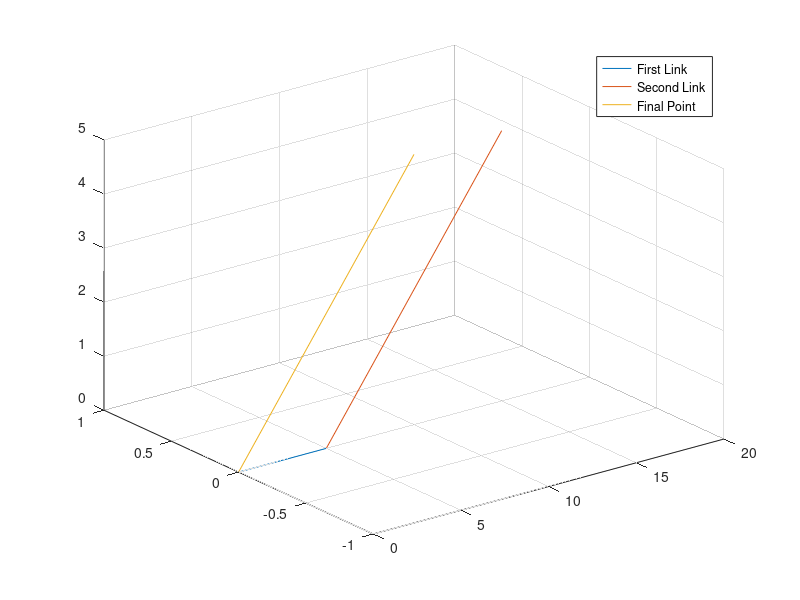

Here is the MATLAB script that generated this plot:
L1=5;                   % length of first link
L2=10;                  % length of second link
r_limit=L1+L2;          % in radial direction
origin = zeros(1,3);

a_1_i = [L1 0 0];
a_2_i = [L2 0 5];
pose_i = a_1_i + a_2_i;
pose_f = [10 0 5];

pts_a1i = [origin; a_1_i];
pts_a2i = [a_1_i; a_1_i+a_2_i];
pts_i = [origin; pose_i];
pts_f = [origin; pose_f];
% plot3(pts_i(:,1), pts_i(:,2), pts_i(:,3)); l_i = 'Initial Point';
% hold on; grid on;
plot3(pts_a1i(:,1), pts_a1i(:,2), pts_a1i(:,3)); l_a1i = 'First Link';
hold on; grid on;
plot3(pts_a2i(:,1), pts_a2i(:,2), pts_a2i(:,3)); l_a2i = 'Second Link';
plot3(pts_f(:,1), pts_f(:,2), pts_f(:,3)); l_f = 'Final Point';
legend(l_a1i, l_a2i, l_f);